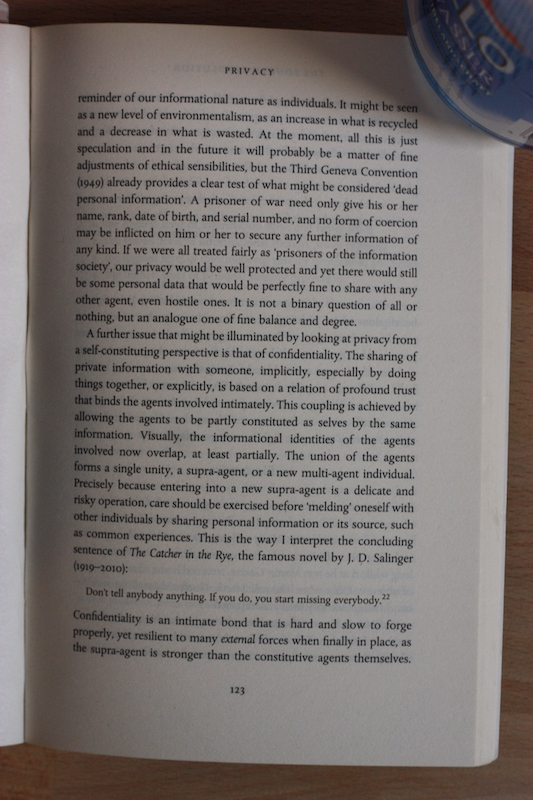
#> input picture segmentation/input.jpg, 533 x 800 px, found by its file name
$ python regionproposals.py   (older library calls are emulated)
#> lines starting #> are read from the running program, lines starting #| are printed output that depends on the picture; after the words box and inside, x2 and y2 are one past the last pixel; in counts of white or black regions, pixels touching at a corner belong together
import cv2
import numpy as np
#import image
# https://stackoverflow.com/questions/46282691/opencv-cropping-handwritten-lines-line-segmentation


def show(cap):
    global img
    cv2.imshow(cap, img)
    cv2.waitKey(0)


img_org = cv2.imread('input.jpg')
#> img_org is the input picture: shape (800, 533, 3); mean B, G, R 111.2, 113.8, 120.3
img = cv2.cvtColor(img_org, cv2.COLOR_BGR2GRAY)


mean = np.mean(img, axis=(0, 1))
#> mean = 115.4
img = cv2.adaptiveThreshold(img, 255, cv2.ADAPTIVE_THRESH_GAUSSIAN_C,
                            cv2.THRESH_BINARY_INV, 11, mean/4)
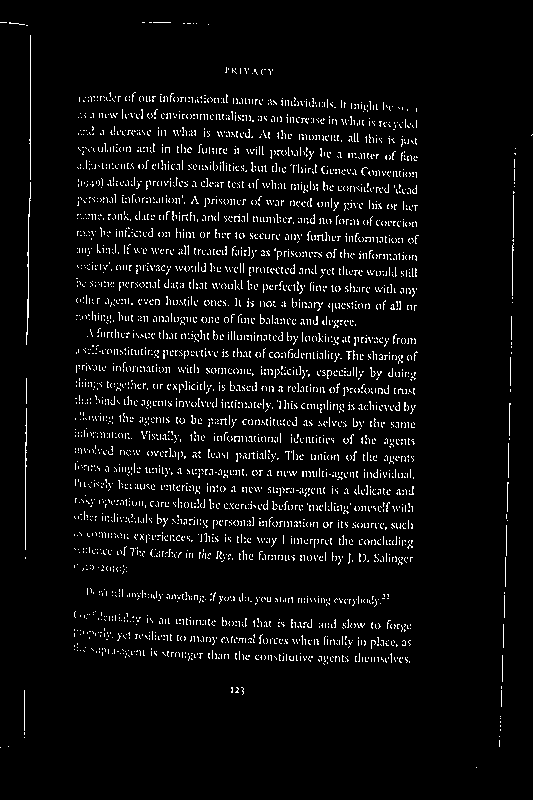
#> img: shape (800, 533); 4.7% white in thin lines or dots
show('binarized')

# (5,1) for input2
img = cv2.erode(img, np.ones((5, 1)), iterations=1)
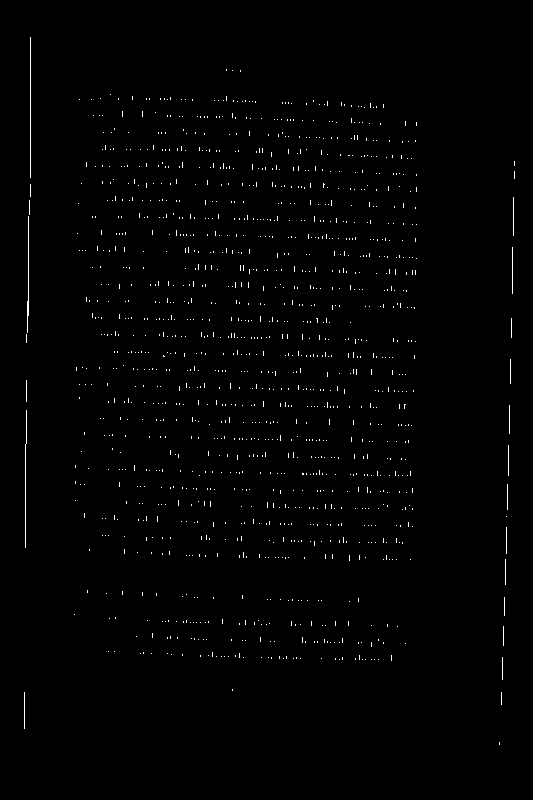
#> img: shape (800, 533); 0.87% white in thin lines or dots, all inside (x1, y1, x2, y2) = (24, 37, 515, 745)
show('eroded')

# (5, 50) for input2
img = cv2.dilate(img, np.ones((5, 50)), iterations=1)
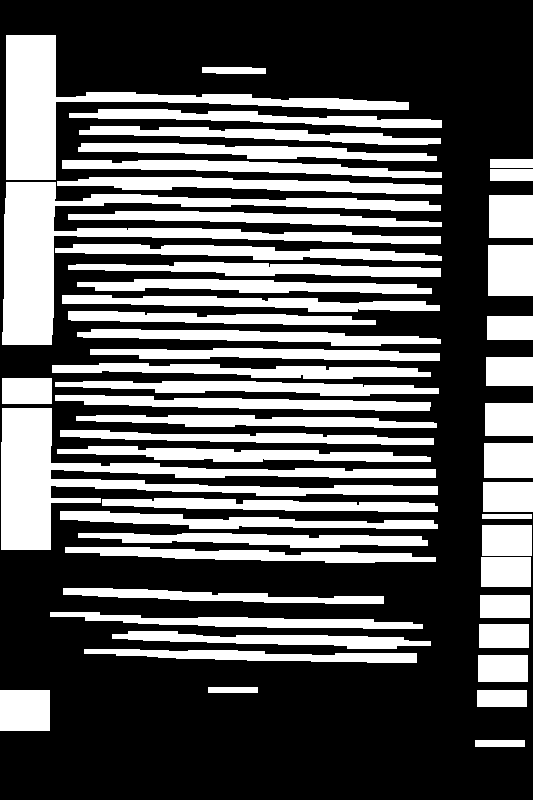
#> img: shape (800, 533); 35.4% white; 51 white regions
show('dilated')

# find contours
im2, ctrs, hier = cv2.findContours(
    img.copy(), cv2.RETR_EXTERNAL, cv2.CHAIN_APPROX_SIMPLE)
#> ctrs = 51 contours; largest, box (x1, y1, x2, y2) and area: (2, 182, 441, 345) 13772, (1, 408, 438, 550) 12859, (6, 35, 409, 180) 9804, (57, 177, 442, 194) 3452, (55, 244, 442, 261) 3142

# sort contours
sorted_ctrs = sorted(ctrs, key=lambda ctr: cv2.boundingRect(ctr)[0])
#> sorted_ctrs has the same summary as ctrs

for i, ctr in enumerate(sorted_ctrs):
    # Get bounding box
    x, y, w, h = cv2.boundingRect(ctr)

    if w / h < 1:
        continue

    # Getting ROI
    roi = img_org[y:y+h, x:x+w]

    # show ROI
    # cv2.imshow('segment no:'+str(i), roi)
    cv2.rectangle(img_org, (x, y), (x + w, y + h), (90, 0, 255), 2)
#> this loop made 51 passes
#> (x, y, w, h) on passes 2, 4, 5, 6, 7, 8, 9, 10, 11, 12, 13, 14: (1, 408, 437, 142), (2, 182, 439, 163), (6, 35, 403, 145), (50, 612, 373, 17), (52, 363, 379, 16), (55, 395, 376, 16), (55, 381, 384, 15), (55, 244, 387, 17), (57, 446, 374, 16), (57, 177, 385, 17), (60, 511, 378, 18), (60, 430, 374, 15)
#> (ctr, x, y, w, h) on passes 1, 3, 34, 35, 36, 37: ([[0, 690], [0, 730], [49, 730], [49, 690]], 0, 690, 50, 41), ([[2, 378], [2, 403], [51, 403], [51, 378]], 2, 378, 50, 26), ([[208, 687], [208, 692], [257, 692], [257, 687]], 208, 687, 50, 6), ([[475, 740], [475, 746], [524, 746], [524, 740]], 475, 740, 50, 7), ([[477, 690], [477, 706], [526, 706], [526, 690]], 477, 690, 50, 17), ([[478, 655], [478, 681], [527, 681], [527, 655]], 478, 655, 50, 27)
#> pass 1, `roi = img_org[y:y+h, x:x+w]`:
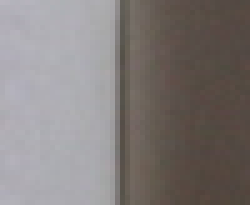
#> roi: shape (41, 50, 3) (shown 5 times larger); mean B, G, R 122.8, 124.3, 130.2
#> pass 2, `roi = img_org[y:y+h, x:x+w]`:
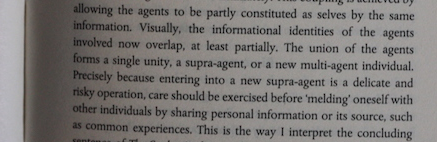
#> roi: shape (142, 437, 3); mean B, G, R 118.3, 120.5, 123.8
#> pass 3, `roi = img_org[y:y+h, x:x+w]`:
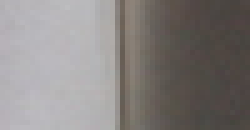
#> roi: shape (26, 50, 3) (shown 5 times larger); mean B, G, R 128.1, 129.8, 134.3
#> after the loop:
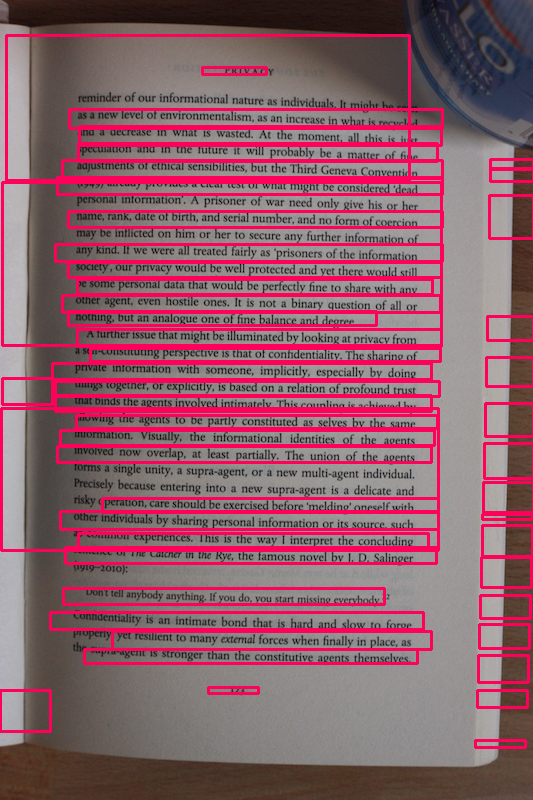
#> img_org: shape (800, 533, 3); 15.64% of pixels changed, all inside (x1, y1, x2, y2) = (0, 34, 533, 749)
    # cv2.waitKey(0)

cv2.imshow('marked areas', img_org)
cv2.waitKey(0)
